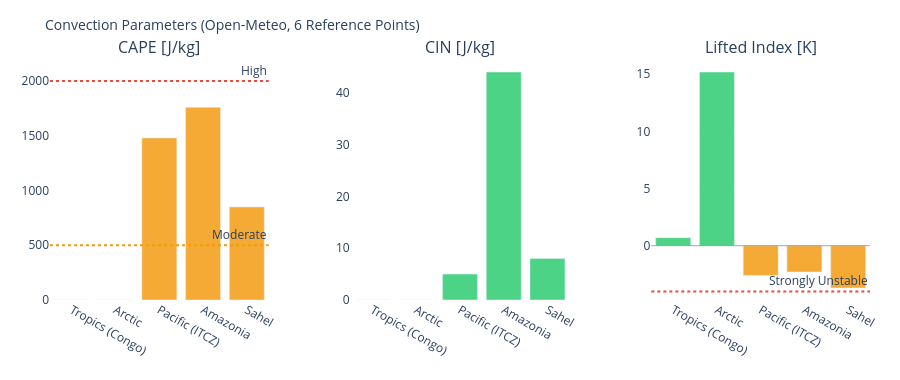

The cell this chart's notebook holds for it:
### Markdown cell above
---
## 3. Visualizations

### Code cell
# ============================================================
# CAPE / CIN / LIFTED INDEX – Convection potential
# ============================================================

if not df_atm.empty:
    fig = make_subplots(
        rows=1, cols=3,
        subplot_titles=['CAPE [J/kg]', 'CIN [J/kg]', 'Lifted Index [K]'],
        horizontal_spacing=0.1
    )
    pts = df_atm['point'].tolist()
    pt_colors = ['#E85D24','#185FA5','#888780','#378ADD','#639922','#F2A623']

    # CAPE – höher = mehr Gewitterpotential
    cape_vals = df_atm['cape'].fillna(0).tolist()
    cape_colors = ['#e74c3c' if v > 2000 else '#f39c12' if v > 500 else '#2ecc71'
                   for v in cape_vals]
    fig.add_trace(go.Bar(x=pts, y=cape_vals, marker_color=cape_colors,
                         opacity=0.85, showlegend=False), row=1, col=1)
    fig.add_hline(y=2000, line_dash='dot', line_color='#e74c3c',
                  annotation_text='High', row=1, col=1)
    fig.add_hline(y=500,  line_dash='dot', line_color='#f39c12',
                  annotation_text='Moderate', row=1, col=1)

    # CIN – negativer = stärker gedeckelt (weniger Auslöse)
    cin_vals = df_atm['cin'].fillna(0).tolist()
    cin_colors = ['#e74c3c' if v < -200 else '#f39c12' if v < -50 else '#2ecc71'
                  for v in cin_vals]
    fig.add_trace(go.Bar(x=pts, y=cin_vals, marker_color=cin_colors,
                         opacity=0.85, showlegend=False), row=1, col=2)

    # Lifted Index – negativ = instabil
    li_vals = df_atm['li'].fillna(0).tolist()
    li_colors = ['#e74c3c' if v < -4 else '#f39c12' if v < 0 else '#2ecc71'
                 for v in li_vals]
    fig.add_trace(go.Bar(x=pts, y=li_vals, marker_color=li_colors,
                         opacity=0.85, showlegend=False), row=1, col=3)
    fig.add_hline(y=0, line_color='gray', line_width=0.7, row=1, col=3)
    fig.add_hline(y=-4, line_dash='dot', line_color='#e74c3c',
                  annotation_text='Strongly Unstable', row=1, col=3)

    fig.update_layout(
        title=dict(text='Convection Parameters (Open-Meteo, 6 Reference Points)', font=dict(size=14)),
        height=380, plot_bgcolor='rgba(0,0,0,0)', paper_bgcolor='rgba(0,0,0,0)',
        margin=dict(l=50, r=30, t=60, b=80)
    )
    fig.update_xaxes(tickangle=30)
    fig.show()

### Figure 1 — Plotly figure (JSON) as saved in the notebook; plotly's stock layout.template omitted (floating-point values rounded to 4 significant figures)
{"data": [{"marker": {"color": ["#2ecc71", "#2ecc71", "#f39c12", "#f39c12", "#f39c12"]}, "opacity": 0.85, "showlegend": false, "type": "bar", "x": ["Tropics (Congo)", "Arctic", "Pacific (ITCZ)", "Amazonia", "Sahel"], "xaxis": "x", "y": [0.0, 0.0, 1480.0, 1760.0, 850.0], "yaxis": "y"}, {"marker": {"color": ["#2ecc71", "#2ecc71", "#2ecc71", "#2ecc71", "#2ecc71"]}, "opacity": 0.85, "showlegend": false, "type": "bar", "x": ["Tropics (Congo)", "Arctic", "Pacific (ITCZ)", "Amazonia", "Sahel"], "xaxis": "x2", "y": [0.0, 0.0, 5.0, 44.0, 8.0], "yaxis": "y2"}, {"marker": {"color": ["#2ecc71", "#2ecc71", "#f39c12", "#f39c12", "#f39c12"]}, "opacity": 0.85, "showlegend": false, "type": "bar", "x": ["Tropics (Congo)", "Arctic", "Pacific (ITCZ)", "Amazonia", "Sahel"], "xaxis": "x3", "y": [0.7, 15.2, -2.6, -2.3, -3.7], "yaxis": "y3"}], "layout": {"annotations": [{"font": {"size": 16}, "showarrow": false, "text": "CAPE [J/kg]", "x": 0.1333, "xanchor": "center", "xref": "paper", "y": 1.0, "yanchor": "bottom", "yref": "paper"}, {"font": {"size": 16}, "showarrow": false, "text": "CIN [J/kg]", "x": 0.5, "xanchor": "center", "xref": "paper", "y": 1.0, "yanchor": "bottom", "yref": "paper"}, {"font": {"size": 16}, "showarrow": false, "text": "Lifted Index [K]", "x": 0.8667, "xanchor": "center", "xref": "paper", "y": 1.0, "yanchor": "bottom", "yref": "paper"}, {"showarrow": false, "text": "High", "x": 1, "xanchor": "right", "xref": "x domain", "y": 2000, "yanchor": "bottom", "yref": "y"}, {"showarrow": false, "text": "Moderate", "x": 1, "xanchor": "right", "xref": "x domain", "y": 500, "yanchor": "bottom", "yref": "y"}, {"showarrow": false, "text": "Strongly Unstable", "x": 1, "xanchor": "right", "xref": "x3 domain", "y": -4, "yanchor": "bottom", "yref": "y3"}], "height": 380, "margin": {"b": 80, "l": 50, "r": 30, "t": 60}, "paper_bgcolor": "rgba(0,0,0,0)", "plot_bgcolor": "rgba(0,0,0,0)", "shapes": [{"line": {"color": "#e74c3c", "dash": "dot"}, "type": "line", "x0": 0, "x1": 1, "xref": "x domain", "y0": 2000, "y1": 2000, "yref": "y"}, {"line": {"color": "#f39c12", "dash": "dot"}, "type": "line", "x0": 0, "x1": 1, "xref": "x domain", "y0": 500, "y1": 500, "yref": "y"}, {"line": {"color": "gray", "width": 0.7}, "type": "line", "x0": 0, "x1": 1, "xref": "x3 domain", "y0": 0, "y1": 0, "yref": "y3"}, {"line": {"color": "#e74c3c", "dash": "dot"}, "type": "line", "x0": 0, "x1": 1, "xref": "x3 domain", "y0": -4, "y1": -4, "yref": "y3"}], "title": {"font": {"size": 14}, "text": "Convection Parameters (Open-Meteo, 6 Reference Points)"}, "xaxis": {"anchor": "y", "domain": [0.0, 0.2667], "tickangle": 30}, "xaxis2": {"anchor": "y2", "domain": [0.3667, 0.6333], "tickangle": 30}, "xaxis3": {"anchor": "y3", "domain": [0.7333, 1.0], "tickangle": 30}, "yaxis": {"anchor": "x", "domain": [0.0, 1.0]}, "yaxis2": {"anchor": "x2", "domain": [0.0, 1.0]}, "yaxis3": {"anchor": "x3", "domain": [0.0, 1.0]}}}
